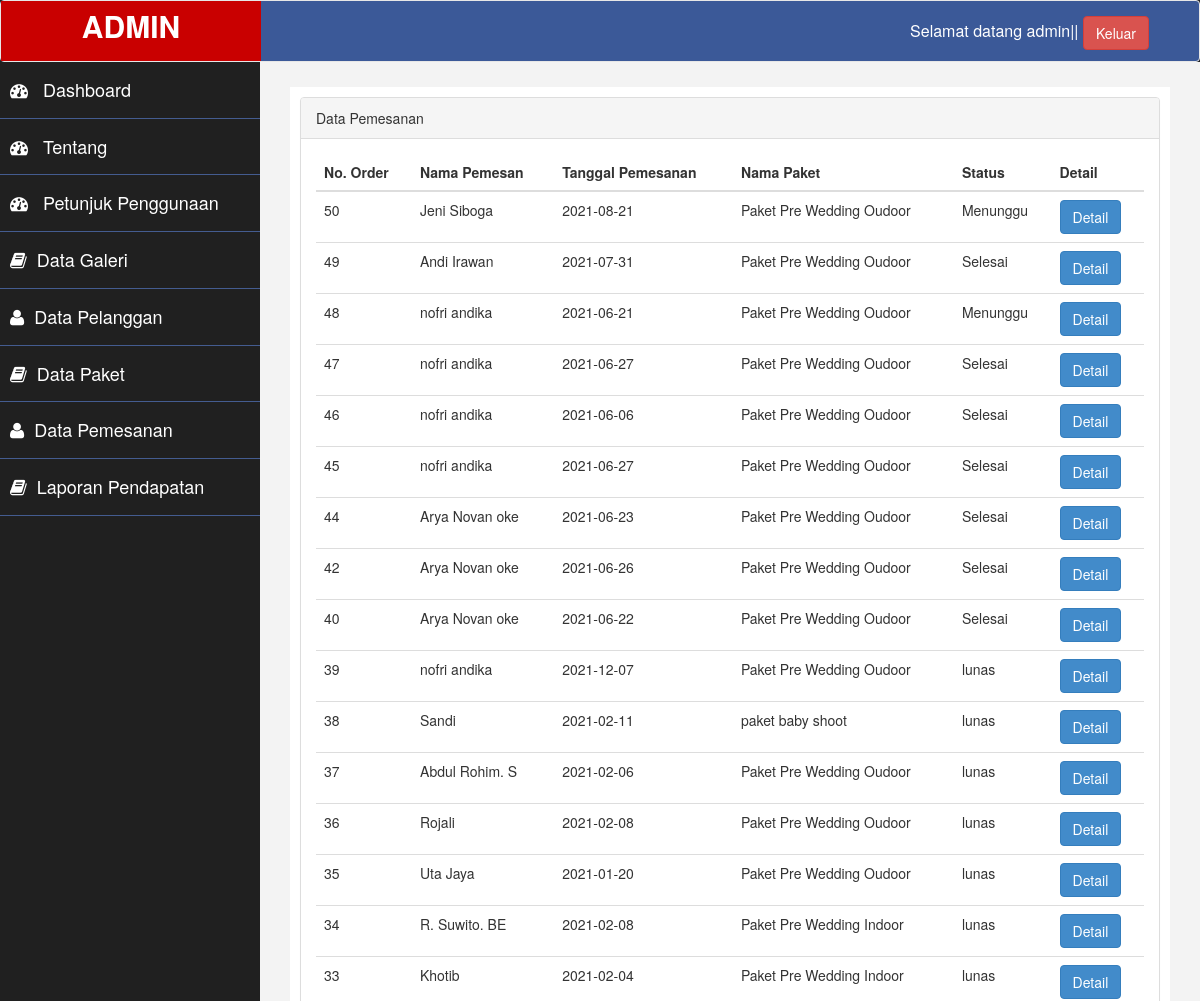
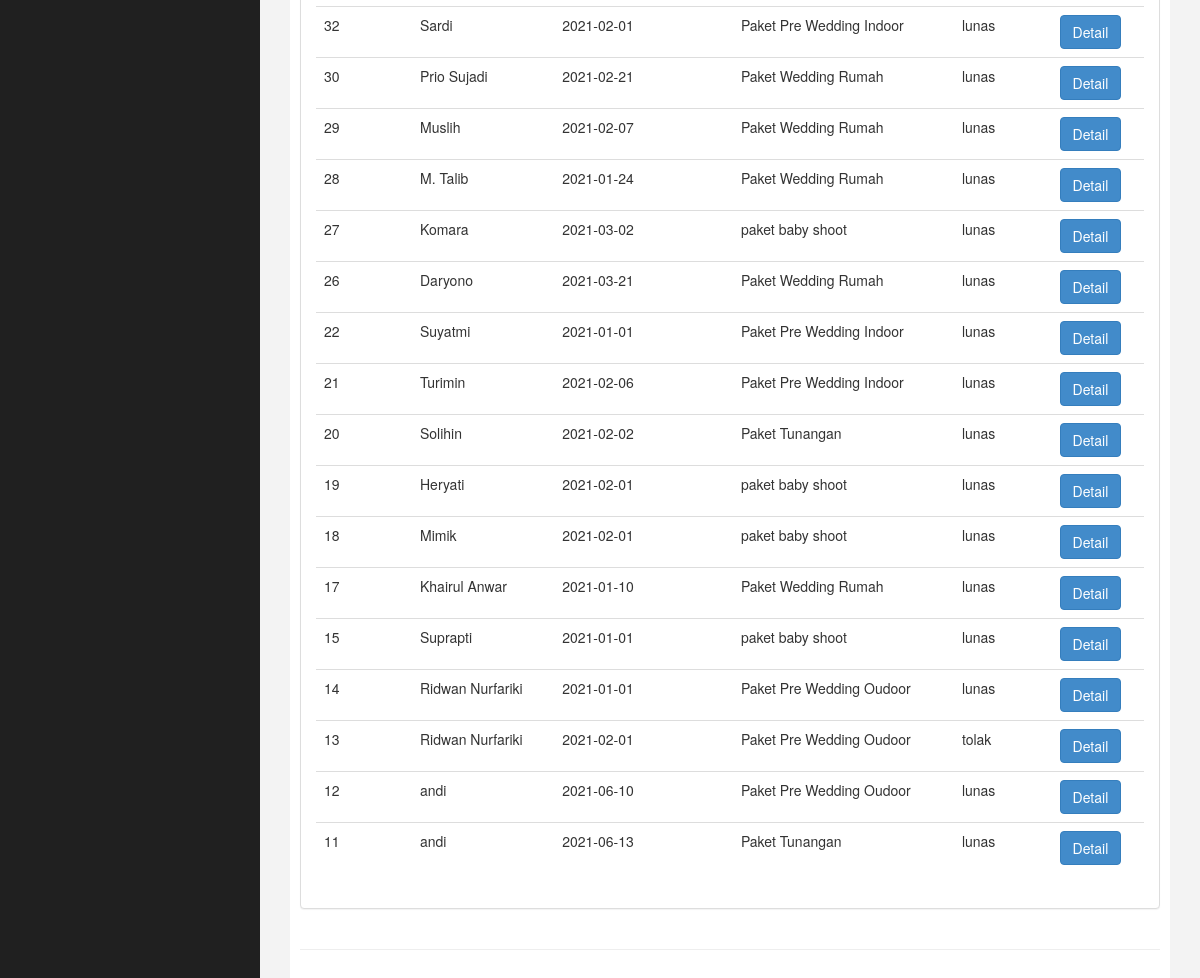
Page /admin/media.php?page=order (signed in) on the committed database (2 pictures, top to bottom).
### tables this page shows
CREATE TABLE `order` (
  `id_order` int(5) NOT NULL,
  `id_kustomer` int(5) NOT NULL,
  `id_paket` int(5) NOT NULL,
  `tanggal` date NOT NULL,
  `tanggal_transaksi` date NOT NULL,
  `status` varchar(20) NOT NULL
);

CREATE TABLE `kustomer` (
  `id_kustomer` int(5) NOT NULL,
  `nama_lengkap` varchar(40) NOT NULL,
  `username` varchar(30) NOT NULL,
  `password` varchar(50) NOT NULL,
  `no_hp` varchar(12) NOT NULL,
  `email` varchar(100) NOT NULL,
  `alamat` text NOT NULL
);

CREATE TABLE `paket` (
  `id_paket` int(5) NOT NULL,
  `nama_paket` varchar(30) NOT NULL,
  `isi` text NOT NULL,
  `gambar` text NOT NULL,
  `harga` int(10) NOT NULL
);

### admin/inc/order/lihat.php (the view, shortened to what this page needs)
<?php
  if (@$_GET['id']=='') {
    ?>
    <div class="row">
        <div class="col-md-12">
          <div class="panel panel-default">
            <div class="panel-heading">
               Data Pemesanan
            </div>
            <div class="panel-body">
              <div class="table-responsive">
                <table class="table">
                 <thead>
    <tr>
      <th>No. Order</th>
      <th>Nama Pemesan</th>
      <th>Tanggal Pemesanan</th>
      <th>Nama Paket</th>
      <th>Status</th>
      <th>Detail</th>
    </tr>
  </thead>
  <tbody>
    <?php
    $sql = mysqli_query($koneksi,"select * from `order`,`kustomer`,`paket` where paket.id_paket=order.id_paket
      and kustomer.id_kustomer=order.id_kustomer order by order.id_order desc");
    while ($data = mysqli_fetch_array($sql)) {
      ?>
      <tr>
      <td><?php echo $data['id_order'] ?></td>
      <td><?php echo $data['nama_lengkap'] ?></td>
      <td><?php echo $data['tanggal'] ?></td>
      <td><?php echo $data['nama_paket'] ?></td>
      <td><?php echo $data['status'] ?></td>
      <td><a href="?page=order&id=<?php echo $data['id_order'] ?>"><button class="btn btn-primary">Detail</button></a></td>
    </tr>
       <?php
    }
     ?></tbody>
  </table>
                  </div>
              </div>
            </div>
          </div>
  </div>
     <?php
  }
 ?>

### admin/assets/css/custom.css (style rules this page uses)
body { font-family: 'Open Sans', sans-serif; }

### admin/grap/assets/css/ilmudetil.css (style rules this page uses)
a { color: #FFC107;text-decoration: none; }

### rows in the picture
order: id_order "50", id_kustomer.nama_lengkap "Jeni Siboga", tanggal "2021-08-21", id_paket.nama_paket "Paket Pre Wedding Oudoor", status "Menunggu"
order: id_order "49", id_kustomer.nama_lengkap "Andi Irawan", tanggal "2021-07-31", id_paket.nama_paket "Paket Pre Wedding Oudoor", status "Selesai"
order: id_order "48", id_kustomer.nama_lengkap "nofri andika", tanggal "2021-06-21", id_paket.nama_paket "Paket Pre Wedding Oudoor", status "Menunggu"
order: id_order "47", id_kustomer.nama_lengkap "nofri andika", tanggal "2021-06-27", id_paket.nama_paket "Paket Pre Wedding Oudoor", status "Selesai"
order: id_order "46", id_kustomer.nama_lengkap "nofri andika", tanggal "2021-06-06", id_paket.nama_paket "Paket Pre Wedding Oudoor", status "Selesai"
order: id_order "45", id_kustomer.nama_lengkap "nofri andika", tanggal "2021-06-27", id_paket.nama_paket "Paket Pre Wedding Oudoor", status "Selesai"
order: id_order "44", id_kustomer.nama_lengkap "Arya Novan oke", tanggal "2021-06-23", id_paket.nama_paket "Paket Pre Wedding Oudoor", status "Selesai"
order: id_order "42", id_kustomer.nama_lengkap "Arya Novan oke", tanggal "2021-06-26", id_paket.nama_paket "Paket Pre Wedding Oudoor", status "Selesai"
order: id_order "40", id_kustomer.nama_lengkap "Arya Novan oke", tanggal "2021-06-22", id_paket.nama_paket "Paket Pre Wedding Oudoor", status "Selesai"
order: id_order "39", id_kustomer.nama_lengkap "nofri andika", tanggal "2021-12-07", id_paket.nama_paket "Paket Pre Wedding Oudoor", status "lunas"
order: id_order "38", id_kustomer.nama_lengkap "Sandi", tanggal "2021-02-11", id_paket.nama_paket "paket baby shoot", status "lunas"
order: id_order "37", id_kustomer.nama_lengkap "Abdul Rohim. S", tanggal "2021-02-06", id_paket.nama_paket "Paket Pre Wedding Oudoor", status "lunas"
order: id_order "36", id_kustomer.nama_lengkap "Rojali", tanggal "2021-02-08", id_paket.nama_paket "Paket Pre Wedding Oudoor", status "lunas"
order: id_order "35", id_kustomer.nama_lengkap "Uta Jaya", tanggal "2021-01-20", id_paket.nama_paket "Paket Pre Wedding Oudoor", status "lunas"
order: id_order "34", id_kustomer.nama_lengkap "R. Suwito. BE", tanggal "2021-02-08", id_paket.nama_paket "Paket Pre Wedding Indoor", status "lunas"
order: id_order "33", id_kustomer.nama_lengkap "Khotib", tanggal "2021-02-04", id_paket.nama_paket "Paket Pre Wedding Indoor", status "lunas"
order: id_order "32", id_kustomer.nama_lengkap "Sardi", tanggal "2021-02-01", id_paket.nama_paket "Paket Pre Wedding Indoor", status "lunas"
order: id_order "30", id_kustomer.nama_lengkap "Prio Sujadi", tanggal "2021-02-21", id_paket.nama_paket "Paket Wedding Rumah", status "lunas"
order: id_order "29", id_kustomer.nama_lengkap "Muslih", tanggal "2021-02-07", id_paket.nama_paket "Paket Wedding Rumah", status "lunas"
order: id_order "28", id_kustomer.nama_lengkap "M. Talib", tanggal "2021-01-24", id_paket.nama_paket "Paket Wedding Rumah", status "lunas"
order: id_order "27", id_kustomer.nama_lengkap "Komara", tanggal "2021-03-02", id_paket.nama_paket "paket baby shoot", status "lunas"
order: id_order "26", id_kustomer.nama_lengkap "Daryono", tanggal "2021-03-21", id_paket.nama_paket "Paket Wedding Rumah", status "lunas"
order: id_order "22", id_kustomer.nama_lengkap "Suyatmi", tanggal "2021-01-01", id_paket.nama_paket "Paket Pre Wedding Indoor", status "lunas"
order: id_order "21", id_kustomer.nama_lengkap "Turimin", tanggal "2021-02-06", id_paket.nama_paket "Paket Pre Wedding Indoor", status "lunas"
order: id_order "20", id_kustomer.nama_lengkap "Solihin", tanggal "2021-02-02", id_paket.nama_paket "Paket Tunangan", status "lunas"
order: id_order "19", id_kustomer.nama_lengkap "Heryati", tanggal "2021-02-01", id_paket.nama_paket "paket baby shoot", status "lunas"
order: id_order "18", id_kustomer.nama_lengkap "Mimik", tanggal "2021-02-01", id_paket.nama_paket "paket baby shoot", status "lunas"
order: id_order "17", id_kustomer.nama_lengkap "Khairul Anwar", tanggal "2021-01-10", id_paket.nama_paket "Paket Wedding Rumah", status "lunas"
order: id_order "15", id_kustomer.nama_lengkap "Suprapti", tanggal "2021-01-01", id_paket.nama_paket "paket baby shoot", status "lunas"
order: id_order "14", id_kustomer.nama_lengkap "Ridwan Nurfariki", tanggal "2021-01-01", id_paket.nama_paket "Paket Pre Wedding Oudoor", status "lunas"
order: id_order "13", id_kustomer.nama_lengkap "Ridwan Nurfariki", tanggal "2021-02-01", id_paket.nama_paket "Paket Pre Wedding Oudoor", status "tolak"
order: id_order "12", id_kustomer.nama_lengkap "andi", tanggal "2021-06-10", id_paket.nama_paket "Paket Pre Wedding Oudoor", status "lunas"
order: id_order "11", id_kustomer.nama_lengkap "andi", tanggal "2021-06-13", id_paket.nama_paket "Paket Tunangan", status "lunas"

### other values in the picture
$_SESSION['level'] "admin"
